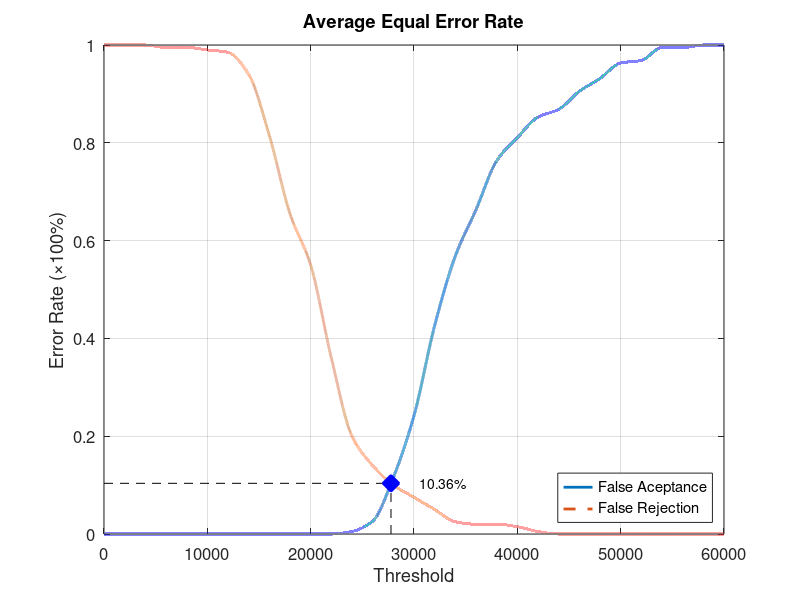
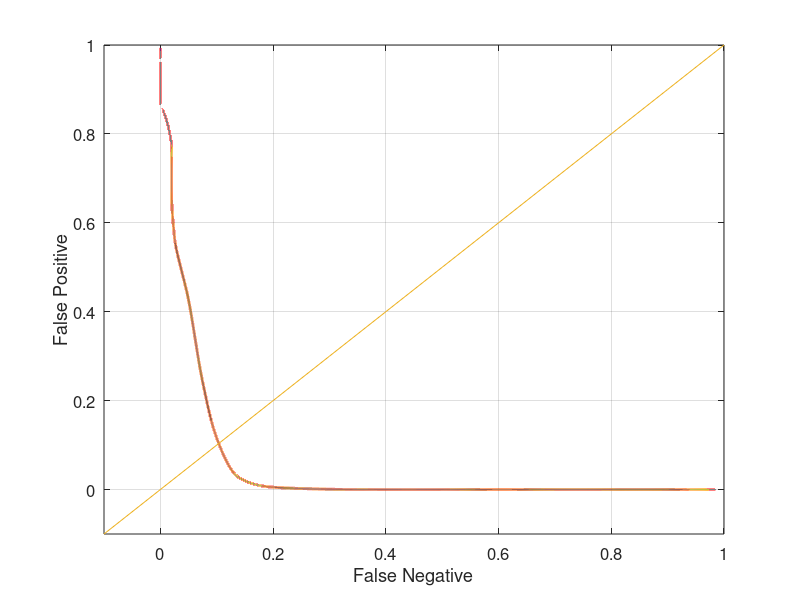

These figures' MATLAB source, in order:
function yEER = Database4_1
close all;
clear;
clc;
x = 0:2000:60000;
xq = 0:0.5:60000;

y0 = [0 0 0 0 0 0 0 0 0 0 0 0 0.00526316 0.0263158 0.115789 0.242105 0.426316 0.568421 0.663158 0.763158 0.810526 0.852632 0.868421 0.905263 0.931579 0.963158 0.968421 0.994737 0.994737 1 1];
yy0 = interp1(x, y0, xq, 'pchip');
y1 = [1 1 1 0.995 0.995 0.99 0.985 0.94 0.815 0.655 0.55 0.36 0.2 0.14 0.1 0.075 0.05 0.025 0.02 0.02 0.015 0.005 0 0 0 0 0 0 0 0 0];
yy1 = interp1(x, y1, xq, 'pchip');

% Calculating EER: 
y2 = abs(y0 - y1);
find(y2 == min(y2))
yy2 = abs(yy0 - yy1);
xEER = find(yy2 == min(yy2));
xEERIndex = xq(xEER) % X-axis EER
yEER = yy0(xEER) % Y-axis EER

main = figure
plot(xq, yy0,'-','LineWidth', 2);	hold on
plot(xq, yy1,'--','LineWidth', 2);	hold on
plot([xEERIndex xEERIndex], [0 yEER], 'k--');	hold on
plot([0 xEERIndex], [yEER yEER], 'k--');	hold on
plot(xEERIndex, yEER, 'bx', 'LineWidth', 10);	hold on
text(xEERIndex + 10 * xEERIndex / 100, yEER, [num2str(round((10000 * yEER)) / 100) '%'])
legend('False Aceptance', 'False Rejection', 'Location', 'SouthEast')
xlabel('Threshold')
ylabel('Error Rate (\times100%)')
title('Average Equal Error Rate')
set(gca, 'FontSize', 12)
axis([0 60000 0 1])
grid on

print(main, 'Database4_1Main', '-dpng');
FNRxFPR = figure('Color', [1 1 1]);
plot(yy1, yy0, '-', yy1, yy0, 'LineWidth', 2);
hold on
y = -0.1:0.1:1
plot(y, y); 
set(gca, 'FontSize', 12)
xlabel('False Negative')
ylabel('False Positive')
axis([-0.1 1 -0.1 1])
set(gca, 'FontSize', 12)
grid on

print(FNRxFPR, 'Database4_1FNRxFPR','-dpng');
end
